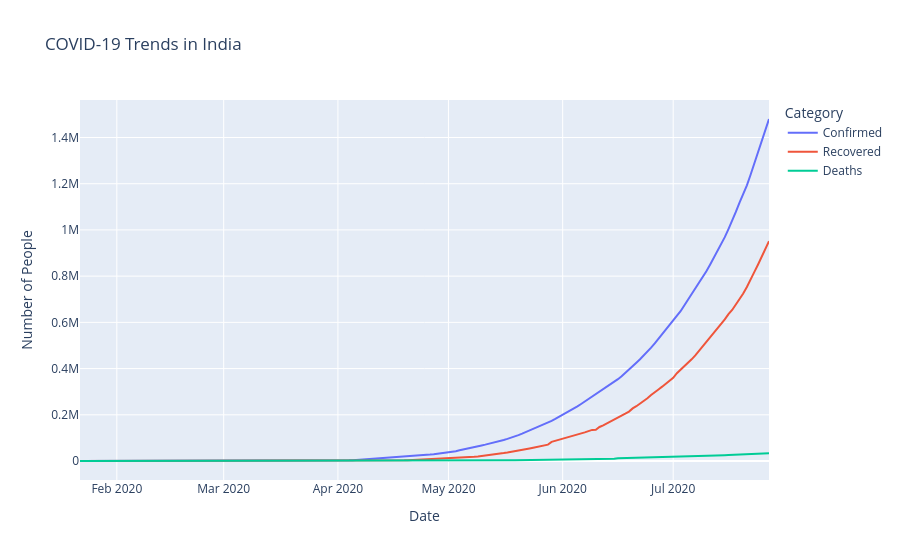

Here is the notebook cell this chart was saved with:
### Markdown cell above
Analyze COVID-19 trends in India

### Code cell
india = df[
    df["Country/Region"].str.strip().str.lower() == "india"
]

india = india.groupby("Date", as_index=False)[
    ["Confirmed", "Deaths", "Recovered", "Active",
     "Daily_Confirmed", "Daily_Recovered"]
].sum()

fig = px.line(
    india,
    x="Date",
    y=["Confirmed", "Recovered", "Deaths"],
    title="COVID-19 Trends in India",
    labels={"value": "Number of People", "variable": "Category"}
)

fig.show()

### Figure 1 — Plotly figure (JSON) as saved in the notebook; plotly's stock layout.template omitted (floating-point values rounded to 4 significant figures; data arrays with more than 128 entries replaced by an {"elided": "..."} marker saying what was removed)
{"data": [{"hovertemplate": "Category=Confirmed<br>Date=%{x}<br>Number of People=%{y}<extra></extra>", "legendgroup": "Confirmed", "line": {"color": "#636efa", "dash": "solid"}, "marker": {"symbol": "circle"}, "mode": "lines", "name": "Confirmed", "orientation": "v", "showlegend": true, "type": "scatter", "x": {"elided": "188 str values"}, "xaxis": "x", "y": {"elided": "188 int values"}, "yaxis": "y"}, {"hovertemplate": "Category=Recovered<br>Date=%{x}<br>Number of People=%{y}<extra></extra>", "legendgroup": "Recovered", "line": {"color": "#EF553B", "dash": "solid"}, "marker": {"symbol": "circle"}, "mode": "lines", "name": "Recovered", "orientation": "v", "showlegend": true, "type": "scatter", "x": {"elided": "188 str values"}, "xaxis": "x", "y": {"elided": "188 int values"}, "yaxis": "y"}, {"hovertemplate": "Category=Deaths<br>Date=%{x}<br>Number of People=%{y}<extra></extra>", "legendgroup": "Deaths", "line": {"color": "#00cc96", "dash": "solid"}, "marker": {"symbol": "circle"}, "mode": "lines", "name": "Deaths", "orientation": "v", "showlegend": true, "type": "scatter", "x": {"elided": "188 str values"}, "xaxis": "x", "y": {"elided": "188 int values"}, "yaxis": "y"}], "layout": {"legend": {"title": {"text": "Category"}, "tracegroupgap": 0}, "title": {"text": "COVID-19 Trends in India"}, "xaxis": {"anchor": "y", "domain": [0, 1], "title": {"text": "Date"}}, "yaxis": {"anchor": "x", "domain": [0, 1], "title": {"text": "Number of People"}}}}
